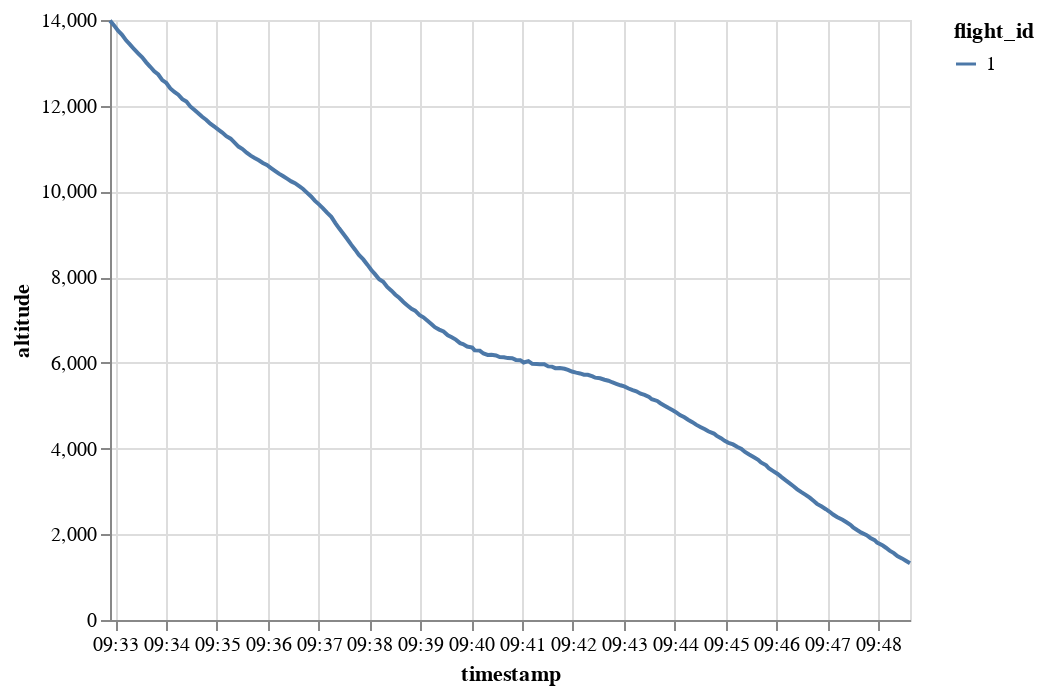

Write notebook code for a chart like this one.
### Code cell
traffic[1].chart().encode(alt.Y("altitude"), alt.X("timestamp"), alt.Color("flight_id"))

### Figure 1 — Vega-Lite specification as saved in the notebook (floating-point values rounded to 4 significant figures; data arrays with more than 128 entries replaced by an {"elided": "..."} marker saying what was removed)
{"config": {"view": {"continuousWidth": 400, "continuousHeight": 300}}, "data": {"name": "data-8d3e9d86b201352db8f6156d4a53fb80"}, "mark": "line", "encoding": {"color": {"type": "nominal", "field": "flight_id"}, "x": {"type": "temporal", "field": "timestamp"}, "y": {"type": "quantitative", "field": "altitude"}}, "$schema": "https://vega.github.io/schema/vega-lite/v4.8.1.json", "datasets": {"data-8d3e9d86b201352db8f6156d4a53fb80": {"elided": "200 records"}}}
